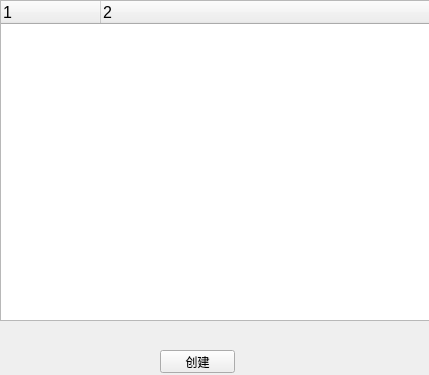
<?xml version="1.0" encoding="UTF-8"?>
<ui version="4.0">
 <class>PropertyTemplateForm</class>
 <widget class="QWidget" name="PropertyTemplateForm">
  <property name="geometry">
   <rect>
    <x>0</x>
    <y>0</y>
    <width>429</width>
    <height>375</height>
   </rect>
  </property>
  <property name="windowTitle">
   <string>PropertyTemplate</string>
  </property>
  <widget class="QTreeWidget" name="treeWidget">
   <property name="geometry">
    <rect>
     <x>0</x>
     <y>0</y>
     <width>431</width>
     <height>321</height>
    </rect>
   </property>
   <property name="font">
    <font>
     <pointsize>12</pointsize>
    </font>
   </property>
   <property name="autoFillBackground">
    <bool>true</bool>
   </property>
   <property name="lineWidth">
    <number>2</number>
   </property>
   <property name="columnCount">
    <number>2</number>
   </property>
   <attribute name="headerVisible">
    <bool>true</bool>
   </attribute>
   <column>
    <property name="text">
     <string notr="true">1</string>
    </property>
   </column>
   <column>
    <property name="text">
     <string notr="true">2</string>
    </property>
   </column>
  </widget>
  <widget class="QPushButton" name="buttonCreate">
   <property name="geometry">
    <rect>
     <x>160</x>
     <y>350</y>
     <width>75</width>
     <height>23</height>
    </rect>
   </property>
   <property name="text">
    <string>创建</string>
   </property>
  </widget>
 </widget>
 <resources/>
 <connections/>
</ui>
